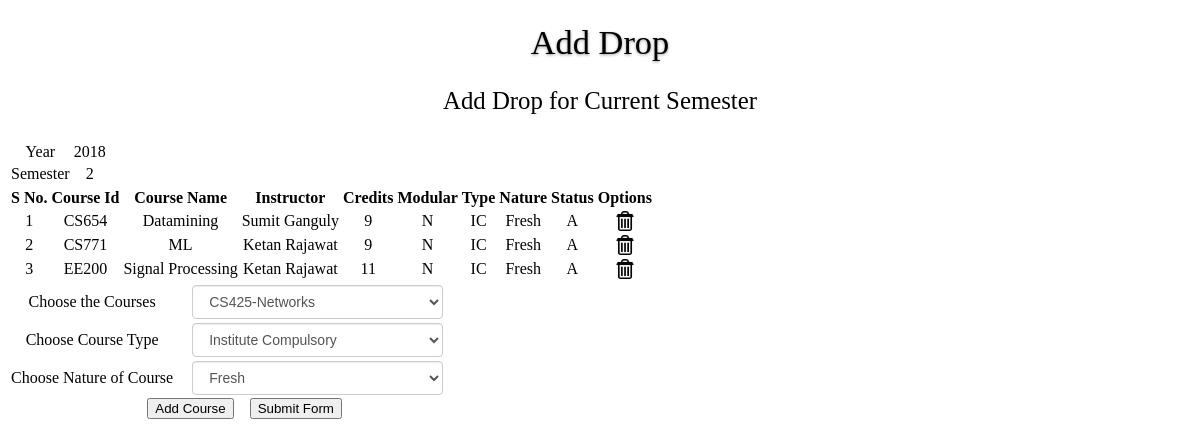
Page /student_add_drop.php on the committed database.
### tables this page shows
CREATE TABLE `management` (
  `add_drop` varchar(2) NOT NULL,
  `new_registration` varchar(2) NOT NULL,
  `grade_submission` varchar(2) NOT NULL,
  `year` int(4) NOT NULL,
  `semester` int(5) NOT NULL
);

CREATE TABLE `student_reg_forms` (
  `roll_number` int(10) NOT NULL,
  `course_id` varchar(6) NOT NULL,
  `year` int(4) NOT NULL,
  `semester` varchar(10) NOT NULL,
  `credits` int(2) NOT NULL,
  `type` varchar(10) NOT NULL,
  `nature` varchar(10) NOT NULL,
  `status` varchar(2) NOT NULL
);

CREATE TABLE `master_course_list` (
  `course_name` varchar(20) NOT NULL,
  `course_id` varchar(6) NOT NULL,
  `department` varchar(6) NOT NULL,
  `credits` int(2) NOT NULL,
  `modular` varchar(2) NOT NULL,
  `prereq` varchar(30) NOT NULL
);

CREATE TABLE `fac_table` (
  `name` varchar(20) NOT NULL,
  `gender` varchar(2) NOT NULL,
  `dob` varchar(10) NOT NULL,
  `department` varchar(20) NOT NULL,
  `fac_id` varchar(10) NOT NULL,
  `address` varchar(100) NOT NULL,
  `campus_address` varchar(20) NOT NULL,
  `ph_no` int(10) NOT NULL,
  `designation` varchar(20) NOT NULL,
  `yr_joining` int(10) NOT NULL,
  `user_id` varchar(10) NOT NULL
);

CREATE TABLE `offering` (
  `course_id` varchar(6) NOT NULL,
  `year` int(4) NOT NULL,
  `semester` varchar(10) NOT NULL,
  `fac_id` varchar(10) NOT NULL,
  `modular` varchar(2) NOT NULL,
  `venue` varchar(10) NOT NULL
);

### student_add_drop.php (the view, shortened to what this page needs)
<?php
$iid=$_SESSION['unametxt'];
$time_sql = mysqli_query($con, "SELECT * FROM management");
$row = mysqli_fetch_array($time_sql);
$year = $row['year'];
$sem = $row['semester'];
$sql_roll = mysqli_query($con, "SELECT roll_number FROM stu_table where user_id like '%$iid%'");
$data = mysqli_fetch_array($sql_roll);
$id = $data['roll_number'];
?>
<!DOCTYPE html PUBLIC "-//W3C//DTD XHTML 1.0 Transitional//EN" "http://www.w3.org/TR/xhtml1/DTD/xhtml1-transitional.dtd">
<html xmlns="http://www.w3.org/1999/xhtml">
<head>
<link rel="stylesheet" type="text/css" href="css/style_entry.css" />
</head>
<body>
<div class="panel panel-default">
  		<div class="panel-heading"><h1><span class="glyphicon glyphicon-user"></span>Add Drop</h1></div>
  			<div class="panel-body">
			<div class="container">
				<p style="text-align:center;">Add Drop for Current Semester</p>
			</div>
<div class="information_container">
    <table class = "table without borders">
    <tr>
        <td>Year</td>
        <td><?php echo $year;?></td>
    </tr>
    <tr>
        <td>Semester</td>
        <td><?php echo $sem;?></td>
    </tr>
    </table>
</div>
<div class="table_margin">
<table class="table table-bordered">
        <thead>
            <tr>
            <th style="text-align: center;">S No.</th>
 	    <th style="text-align: center;">Course Id</th>
            <th style="text-align: center;">Course Name</th>
            <th style="text-align: center;">Instructor</th>
            <th style="text-align: center;">Credits</th>
            <th style="text-align: center;">Modular</th>
            <th style="text-align: center;">Type</th>
	    <th style="text-align: center;">Nature</th>
            <th style="text-align: center;">Status</th>
            <th style="text-align: center;">Options</th>
        </tr>
        </thead>
        <?php $sql_reg=mysqli_query($con,"SELECT * FROM student_reg_forms where roll_number=$id AND year = $year AND semester = $sem ");
        $i=0;
        while($row=mysqli_fetch_array($sql_reg)){
            $course = $row['course_id'];
            $sql_course = mysqli_query($con, "SELECT * FROM offering WHERE course_id like '%$course%' AND year = $year AND semester = $sem ");
            $courses = mysqli_fetch_array($sql_course);
            $faculty_id = $courses['fac_id'];
            $faculty_sql = mysqli_query($con, "SELECT name FROM fac_table where fac_id = $faculty_id ");
            $faculty = mysqli_fetch_array($faculty_sql);
            $sql_master = mysqli_query($con, "SELECT course_name FROM master_course_list WHERE course_id like '%$course%' ");
            $course_name = mysqli_fetch_array($sql_master);
            $i++;
        ?>
          <tr>
                <td><?php echo $i;?></td>
            <td><?php echo $row['course_id'];?></td>
             <td><?php echo  $course_name['course_name'];?></td>
            <td><?php echo $faculty['name'];?></td>
                <td><?php echo $row['credits'];?></td>
                <td><?php echo $courses['modular'];?></td>
                <td><?php echo $row['type'];?></td>
                <td><?php echo $row['nature'];?></td>
            <td><?php echo $row['status'];?></td>
            <td><a href="?tag=add_drop&opr=del&c_id=<?php echo $row['course_id'];?>" title="Delete"><img style="-webkit-box-shadow: 0px 0px 0px 0px rgba(50, 50, 50, 0.75);-moz-box-shadow:    0px 0px 0px 0px rgba(50, 50, 50, 0.75);box-shadow:         0px 0px 0px 0px rgba(50, 50, 50, 0.75);" src="picture/delete.jpg" height="20" alt="Delete" /></a></td>
            </tr>
        <?php
        }
        ?>
</table>
<div class="container_form">
    <form method="post">
<div class="information_container">
<table class = "table without borders">
<tr>
<td> Choose the Courses </td>
<td>
    <select name="Course" class="form-control">
    <?php
    $sql = mysqli_query($con, "SELECT course_id From offering where year = $year AND semester = $sem");
    while ($row = mysqli_fetch_array($sql)){
        $course = $row['course_id'];
        $sql_master = mysqli_query($con, "SELECT course_name FROM master_course_list WHERE course_id like '%$course%' ");
        $course_name = mysqli_fetch_array($sql_master);
    echo "<option value='". $row['course_id'] ."'>" .$row['course_id']."-".$course_name['course_name']."</option>" ;
    }
    ?>
    </td>
    </tr>
    <td> Choose Course Type </td>
<td>
    <select name="Course_Type" class="form-control">
    <option value="IC"> Institute Compulsory </option>
    </select>
    </td>
    <tr>
    <td> Choose Nature of Course </td>
    <td>
    <select name="Course_Nature" class="form-control">
    <option value="Fresh"> Fresh </option>
    </td>
    </tr>
    </table>
            <div class="teacher_btn_pos">
					<input type="submit" name="btn_add" href="#" class="btn btn-primary btn-large" value="Add Course" />&nbsp;&nbsp;&nbsp;
					<input type="submit"  name="btn_sub" href="#" class="btn btn-primary btn-large" value="Submit Form" />
				</div>
                </div>                    </form>
            </div>
		</div>
	</div>
</body>
</html>

### css/style_entry.css (style rules this page uses)
h1 { text-align: center; font-family: 'Segoe UI Light'; font-weight: 200; font-style: normal; font-size: 2.15em; text-shadow: 0px 1px 3px rgba(150, 150, 150, 1); }
p { text-align: center; font-family: 'Segoe UI Light'; font-weight: 200; font-style: normal; font-size: 1.55em; }
.form-control { display: block; width: 100%; height: 34px; padding: 6px 12px; font-size: 14px; line-height: 1.42857143; color: #555; background-color: #fff; background-image: none; border: 1px solid #ccc; border-radius: 4px; -webkit-box-shadow: inset 0 1px 1px rgba(0,0,0,.075); box-shadow: inset 0 1px 1px rgba(0,0,0,.075); -webkit-transition: border-color ease-in-out .15s,-webkit-box-shadow ease-in-out .15s; -o-transition: border-color ease-in-out .15s,box-shadow ease-in-out .15s; transition: border-color ease-in-out .15s,box-shadow ease-in-out .15s; margin-left: 15px; }
.panel.panel-default { text-align: center; }
.container_form { float: left; }
.panel-body { padding-bottom: 40px; }
.teacher_btn_pos { margin-left: 50px; }

### rows in the picture
management: year "2018", semester "2"
student_reg_forms: course "CS654", course.course_name "Datamining", fac_table.name "Sumit Ganguly", credits "9", offering.modular "N", type "IC", nature "Fresh", status "A"
student_reg_forms: course "CS771", course.course_name "ML", fac_table.name "Ketan Rajawat", credits "9", offering.modular "N", type "IC", nature "Fresh", status "A"
student_reg_forms: course "EE200", course.course_name "Signal Processing", fac_table.name "Ketan Rajawat", credits "11", offering.modular "N", type "IC", nature "Fresh", status "A"

### other values in the picture
form field Course "CS425-Networks"
